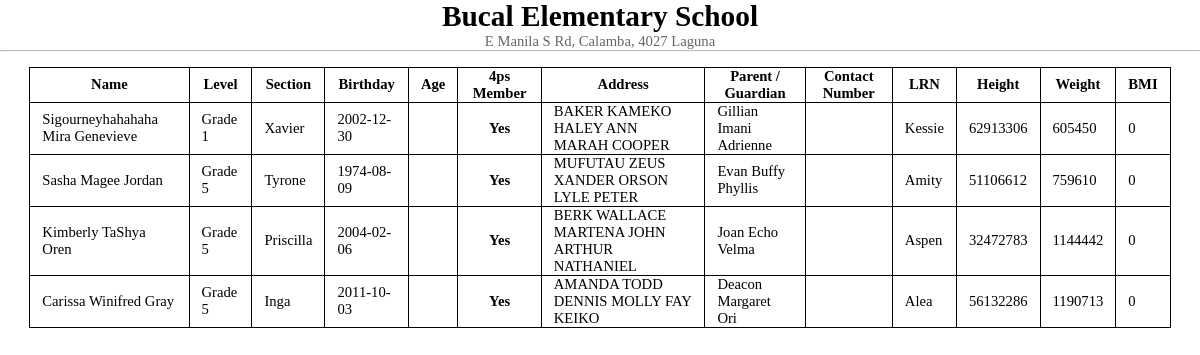
/all-students.php, run on an earlier commit of the app's database.
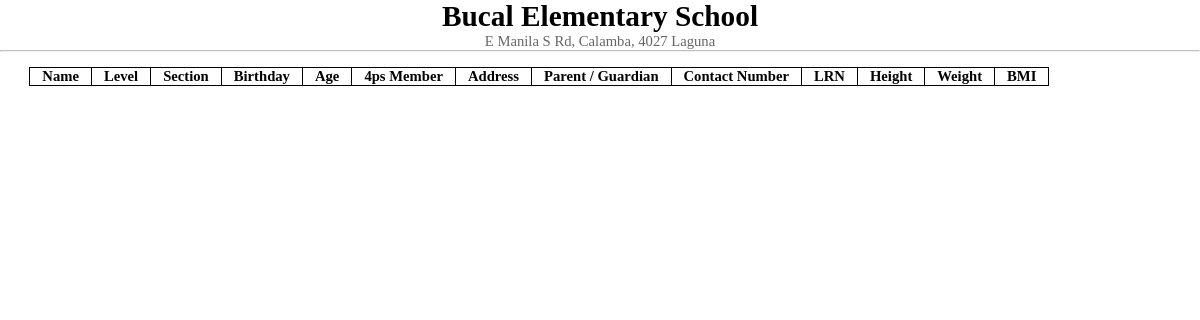
And on a later commit of the database.
### tables this page shows
CREATE TABLE `students` (
  `id` int(11) NOT NULL,
  `student_id` varchar(250) NOT NULL,
  `first_name` varchar(50) NOT NULL,
  `middle_name` varchar(50) NOT NULL,
  `last_name` varchar(50) NOT NULL,
  `date_of_birth` varchar(50) NOT NULL,
  `age` varchar(50) NOT NULL,
  `gender` varchar(50) NOT NULL,
  `room` varchar(50) NOT NULL,
  `house` varchar(50) NOT NULL,
  `street` varchar(50) NOT NULL,
  `subdivision` varchar(50) NOT NULL,
  `barangay` varchar(50) NOT NULL,
  `city` varchar(50) NOT NULL,
  `zip` varchar(50) NOT NULL,
  `image` blob NOT NULL,
  `grade` varchar(10) NOT NULL,
  `section` varchar(50) NOT NULL,
  `four_ps` int(11) NOT NULL,
  `date_created` date NOT NULL,
  `date_time_created` datetime NOT NULL,
  `date_time_updated` datetime NOT NULL
);

CREATE TABLE `users` (
  `id` int(11) NOT NULL,
  `user_id` varchar(250) NOT NULL,
  `email` varchar(50) NOT NULL,
  `password` varchar(50) NOT NULL,
  `first_name` varchar(50) NOT NULL,
  `middle_name` varchar(50) NOT NULL,
  `last_name` varchar(50) NOT NULL,
  `contact_number` varchar(50) NOT NULL,
  `room` varchar(50) NOT NULL,
  `house` varchar(50) NOT NULL,
  `street` varchar(50) NOT NULL,
  `subdivision` varchar(50) NOT NULL,
  `barangay` varchar(50) NOT NULL,
  `city` varchar(50) NOT NULL,
  `zip` varchar(50) NOT NULL,
  `gender` varchar(11) NOT NULL,
  `user_type` int(11) NOT NULL,
  `image` blob NOT NULL,
  `student_id` varchar(255) NOT NULL,
  `date_time_created` datetime NOT NULL,
  `date_time_updated` datetime NOT NULL
);

CREATE TABLE `health_infos` (
  `id` int(11) NOT NULL,
  `student_id` varchar(255) NOT NULL,
  `height` int(11) NOT NULL,
  `weight` int(11) NOT NULL,
  `bmi` varchar(11) NOT NULL,
  `status` varchar(50) NOT NULL,
  `active_level` varchar(50) NOT NULL,
  `health_history` varchar(255) NOT NULL,
  `date_time_created` datetime NOT NULL,
  `date_time_updated` datetime NOT NULL
);

### all-students.php (the view, shortened to what this page needs)
<!DOCTYPE html>
<html lang="en">
<head>
</head>
<body>
<span style="text-align: center; padding-top: 4em; margin-bottom: 2em;">
<h1>Bucal Elementary School</h1>
<p style="opacity: 60%;">E Manila S Rd, Calamba, 4027 Laguna</p>
</span>
<hr style="opacity: 65%;">
<div class="wrapper">
<table>
        <thead>
            <tr>
                <th>Name</th>
                <th>Level</th>
                <th>Section</th>
                <th>Birthday</th>
                <th>Age</th>
                <th>4ps Member</th>
                <th>Address</th>
                <th>Parent / Guardian</th>
                <th>Contact Number</th>
                <th>LRN</th>
                <th>Height</th>
                <th>Weight</th>
                <th>BMI</th>
            </tr>
        </thead>
<?php
$query_students = "SELECT students.first_name AS student_first_name,students.middle_name AS student_middle_name,students.last_name AS student_last_name,students.grade AS student_grade,students.section AS student_section,students.date_of_birth AS student_date_of_birth,students.age AS student_age ,students.four_ps AS student_four_ps,students.room AS student_room,students.house AS student_house,students.student_id AS student_student_id, students.street AS student_street ,students.subdivision AS student_subdivision ,students.barangay AS student_barangay,students.city AS student_city, users.first_name AS user_first_name, users.middle_name AS user_middle_name,users.last_name AS user_last_name, users.contact_number AS user_contact_number,
health_infos.height AS health_infos_height,health_infos.weight AS health_infos_weight,health_infos.bmi AS health_infos_bmi
FROM students
LEFT JOIN users
ON students.student_id = users.student_id
LEFT JOIN health_infos
ON students.student_id = health_infos.student_id ";
$run_students = mysqli_query($conn,$query_students);
if(mysqli_num_rows($run_students) > 0){
    foreach($run_students as $row){
        ?>
            <tbody>
                <tr>
                    <td><?=$row['student_first_name']. " " . $row['student_middle_name'] . " " . $row['student_last_name']?></td>
                    <td><?=$row['student_grade']?></td>
                    <td><?=$row['student_section']?></td>
                    <td><?=$row['student_date_of_birth']?></td>
                    <td><?=$row['student_age'] ?></td>
                    <td style="text-align: center;"><?php
                        if($row['student_four_ps'] == '0'){
                            echo "<b> No <span></b>";
                        }else{
                            echo "<b> Yes <span></b>";
                        }
                    ?>
                    </td>
                    <td>
                        <?=$row['student_room']." ". $row['student_house'] . " " . $row['student_street'] . " " . $row['student_subdivision'] . " " . $row['student_barangay'] . " " . $row['student_city']?>
                    </td>
                    <td>
                        <?=$row['user_first_name'] . " " . $row['user_middle_name'] . " " . $row['user_last_name']?>
                    </td>
                    <td><?=$row['user_contact_number']?></td>
                    <td><?=$row['student_student_id'] ?></td>
                    <td><?=$row['health_infos_height']?></td>
                    <td><?=$row['health_infos_weight']?></td>
                    <td><?=$row['health_infos_bmi']?></td>
                </tr>
            </tbody>
        <?php
    }
}
?>
    </table>
</div>
</body>
</html>

### all-students.php (style rules this page uses)
* { box-sizing:border-box; margin:0; padding:0; }
body { font-size: 11pt; }
.wrapper { padding: 1em 2em 5em 2em; }
table, th, td { border: 1px solid black; border-collapse: collapse; }
th, td { padding: 0px 12px; }

What changed in the data, as far as the page shows it:
removed students: first_name "Sigourneyhahahaha", middle_name "Mira", last_name "Genevieve", grade "Grade 1", section "Xavier", date_of_birth "2002-12-30", shows "Yes", room "BAKER", house "KAMEKO", street "HALEY", subdivision "ANN", barangay "MARAH", city "COOPER", users.first_name "Gillian", users.middle_name "Imani", users.last_name "Adrienne", student "Kessie", health_infos.height "62913306", health_infos.weight "605450", health_infos.bmi "0"
removed students: first_name "Sasha", middle_name "Magee", last_name "Jordan", grade "Grade 5", section "Tyrone", date_of_birth "1974-08-09", shows "Yes", room "MUFUTAU", house "ZEUS", street "XANDER", subdivision "ORSON", barangay "LYLE", city "PETER", users.first_name "Evan", users.middle_name "Buffy", users.last_name "Phyllis", student "Amity", health_infos.height "51106612", health_infos.weight "759610", health_infos.bmi "0"
removed students: first_name "Kimberly", middle_name "TaShya", last_name "Oren", grade "Grade 5", section "Priscilla", date_of_birth "2004-02-06", shows "Yes", room "BERK", house "WALLACE", street "MARTENA", subdivision "JOHN", barangay "ARTHUR", city "NATHANIEL", users.first_name "Joan", users.middle_name "Echo", users.last_name "Velma", student "Aspen", health_infos.height "32472783", health_infos.weight "1144442", health_infos.bmi "0"
removed students: first_name "Carissa", middle_name "Winifred", last_name "Gray", grade "Grade 5", section "Inga", date_of_birth "2011-10-03", shows "Yes", room "AMANDA", house "TODD", street "DENNIS", subdivision "MOLLY", barangay "FAY", city "KEIKO", users.first_name "Deacon", users.middle_name "Margaret", users.last_name "Ori", student "Alea", health_infos.height "56132286", health_infos.weight "1190713", health_infos.bmi "0"
